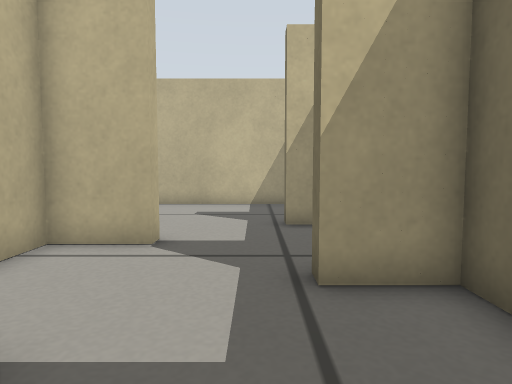
view 1 (above)

15 first-person views from a walk through a world built for the Gazebo simulator. The camera is 0.29 m above the floor, tilts 4° down and sees 75° across. The floor is counted in squares, 0.2 m on a side. Each view is taken from the middle of a square. On the plan, view 1 faces up. The plan holds only what a view shows up to about 15 squares ahead; the rest is blank.

view 2
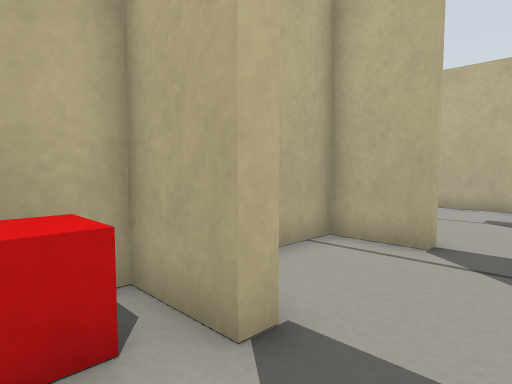

view 3
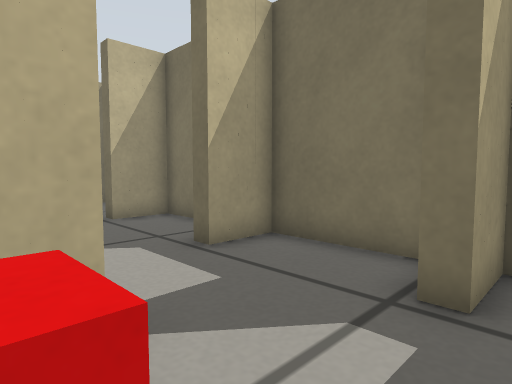

view 4
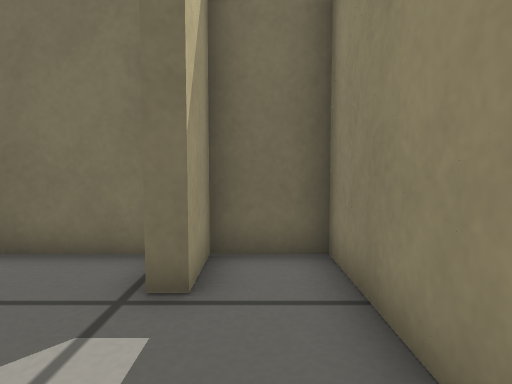

view 5
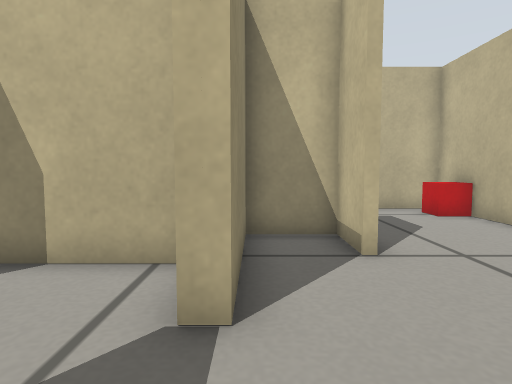

view 6
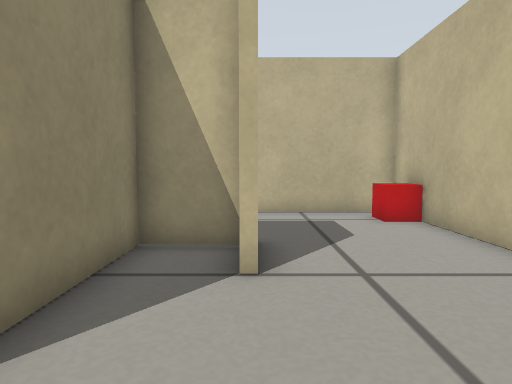

view 7
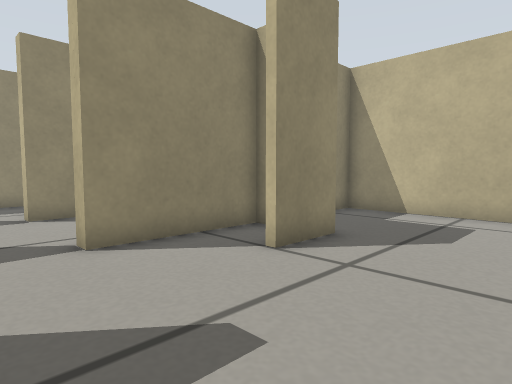

view 8
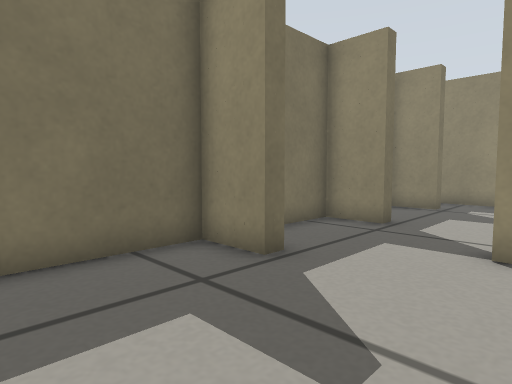

view 9
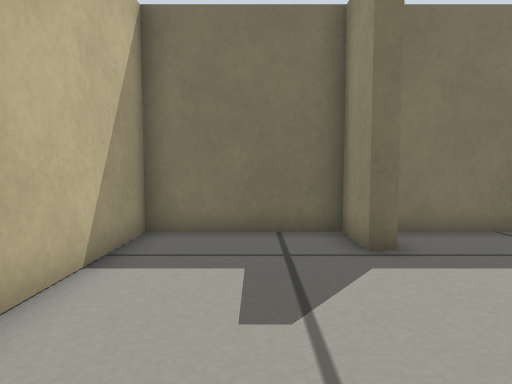

view 10
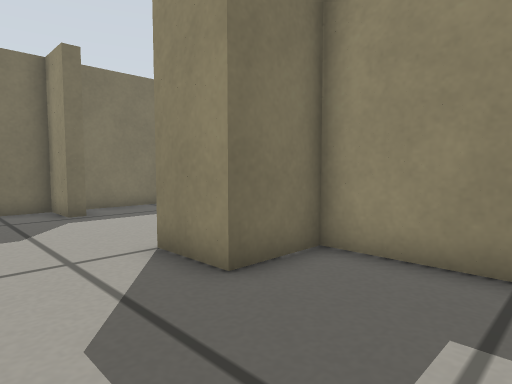

view 11
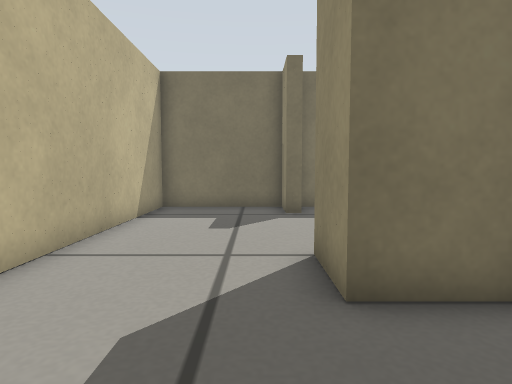

view 12
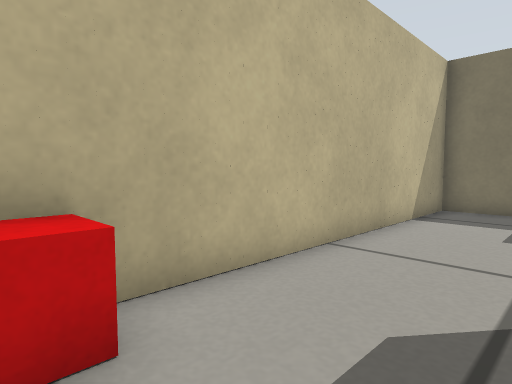

view 13
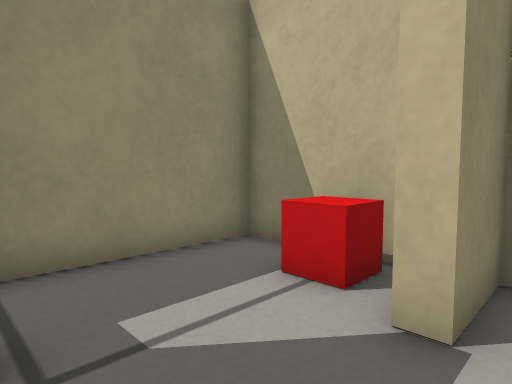

view 14
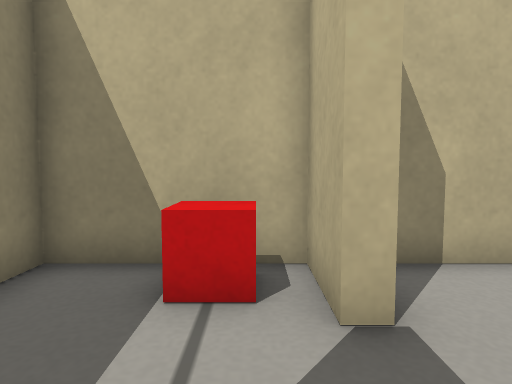

view 15
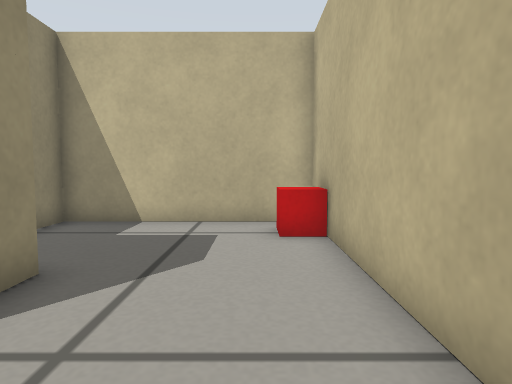

### Floor plan
Ten units are one square. View 1 is at (0, 0); x grows to the right and y downward. Boxes are objects, and circles mark ways between rooms. Rooms are numbered by the first view taken in them; rooms with no view inside come last. Other rooms are left out.
<svg viewBox="-115 -140 145 167">
<path fill="none" stroke="#000" d="M-20 -18 -40 -18 -40 4M8 2 8 -3 24 -3M-40 4 -40 22 25 22 25 2 8 2M25 -55 25 -85 8 -85M-44 -88 -62 -88 -62 -68 -20 -68 -20 -63M8 -85 8 -90 25 -90 25 -135 -45 -135M-45 -135 -110 -135 -110 -68 -65 -68 -65 -90 -44 -90M25 -8 25 -40 8 -40M-40 -35 -40 -23 -20 -23 -20 -18M-20 -63 -40 -63 -40 -35M8 -40 8 -45 25 -45 25 -55"/>
<rect x="-35" y="-15" width="10" height="20" fill="#bbb"><title>red box</title></rect>
<rect x="-105" y="-135" width="20" height="10" fill="#bbb"><title>red box</title></rect>
<circle cx="-15" cy="0" r="3" fill="#2a7"/>
<circle cx="5" cy="-20" r="3" fill="#2a7"/>
<circle cx="-20" cy="-90" r="3" fill="#2a7"/>
<circle cx="5" cy="-65" r="3" fill="#2a7"/>
<circle cx="-55" cy="-115" r="3" fill="#2a7"/>
<circle cx="-15" cy="-40" r="3" fill="#2a7"/>
<text x="-10" y="-10">1</text>
<text x="-10" y="10">2</text>
<text x="-10" y="-70">3</text>
<text x="-10" y="-110">4</text>
<text x="-80" y="-110">5</text>
<text x="0" y="-30">6</text>
<text x="-10" y="-50">7</text>
</svg>
Room 1 opens to room 2. Room 1 opens to room 6. Room 3 opens to room 4. Room 3 opens to room 7. Room 4 opens to room 5. Room 6 opens to room 7.

Where each view was taken, in squares from view 1:
view 1: 0 up, 0 right, facing up
view 2: 0 up, 0 right, facing up-left
view 3: 1 down, 3 left, facing up-right
view 4: 1 down, 3 left, facing right
view 5: 7 up, 1 right, facing left
view 6: 9 up, 0 right, facing left
view 7: 13 up, 0 right, facing down-left
view 8: 13 up, 3 left, facing down-right
view 9: 11 up, 5 left, facing right
view 10: 12 up, 10 left, facing down-right
view 11: 10 up, 10 left, facing right
view 12: 10 up, 10 left, facing up-right
view 13: 3 up, 1 right, facing down-left
view 14: 1 up, 1 right, facing left
view 15: 12 up, 2 left, facing left
